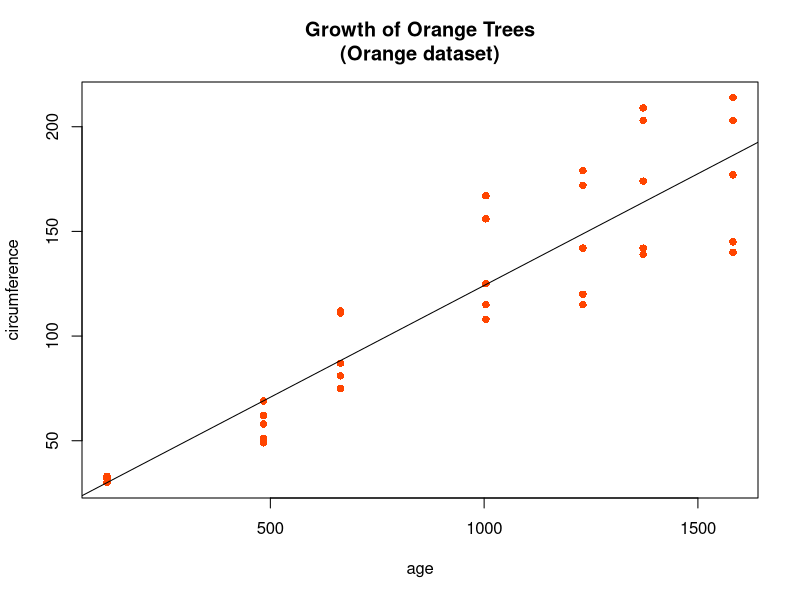
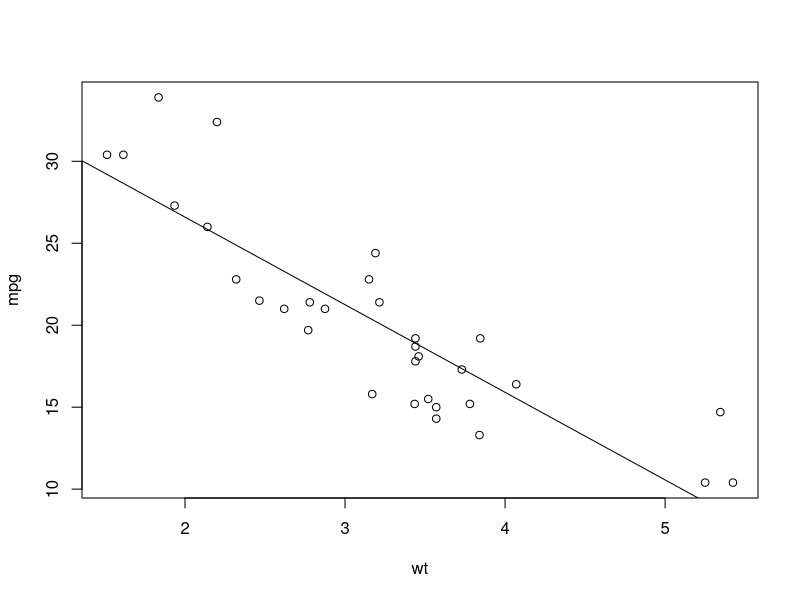
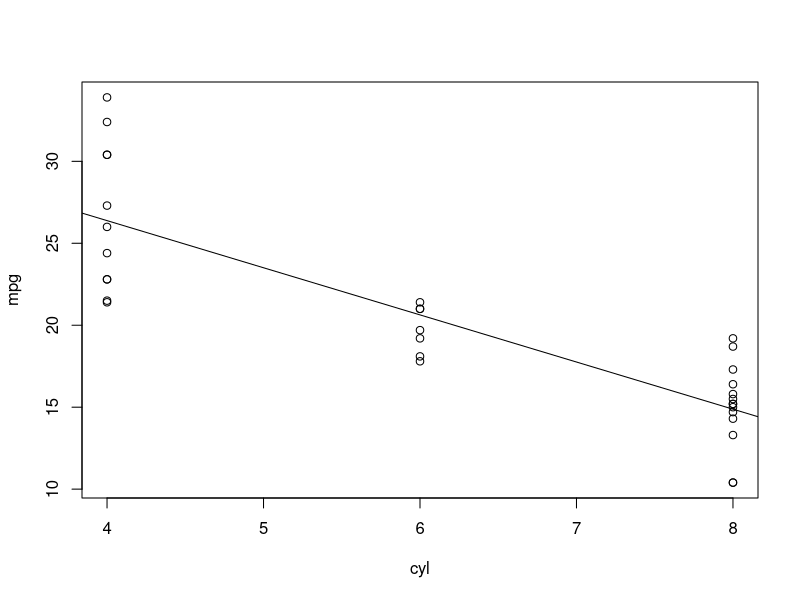
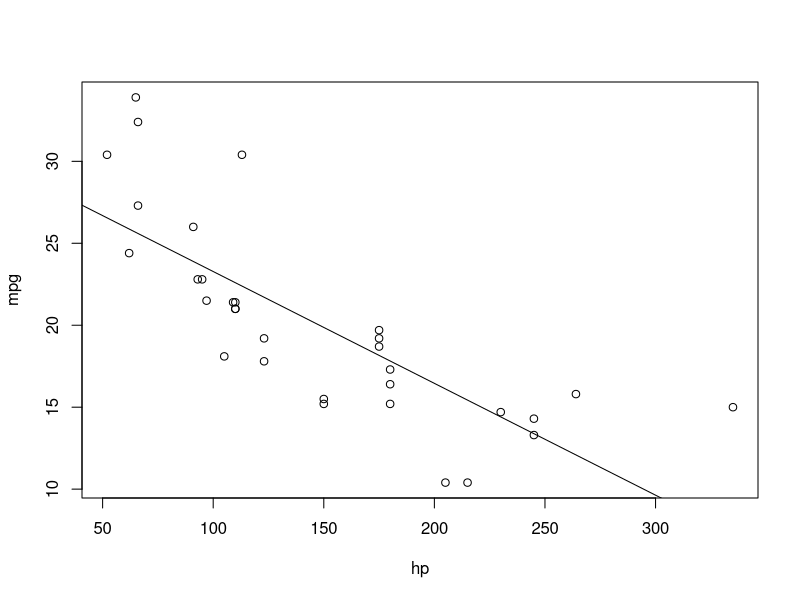
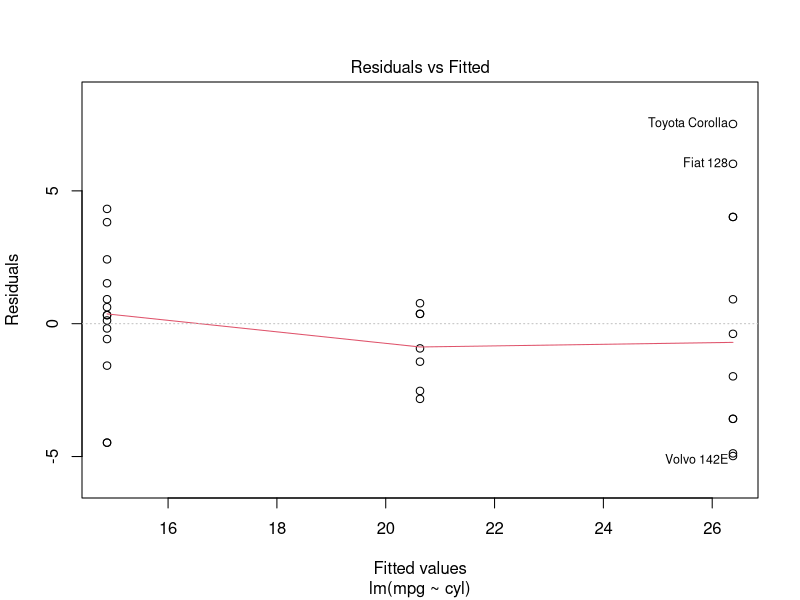
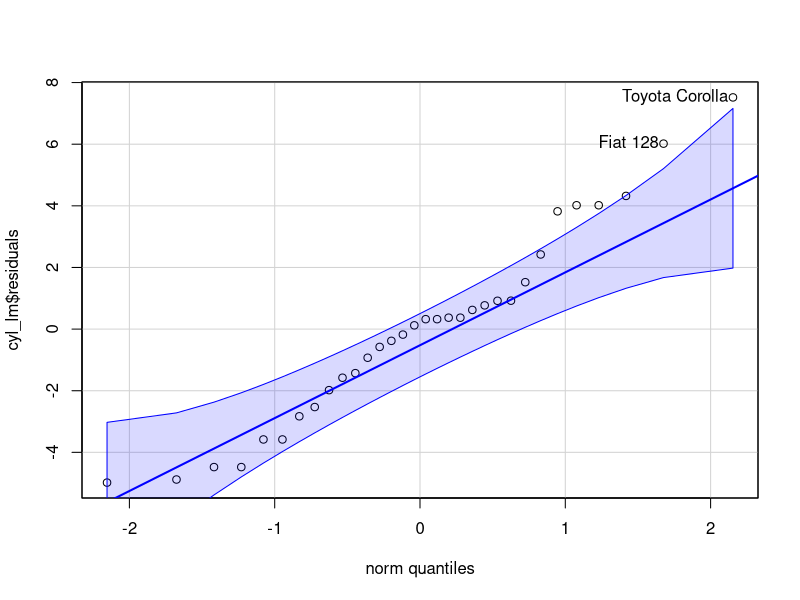
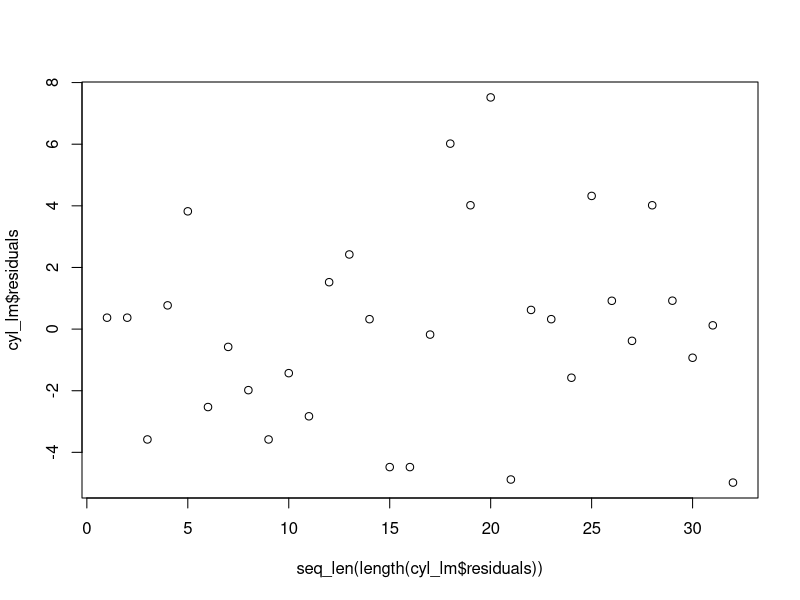
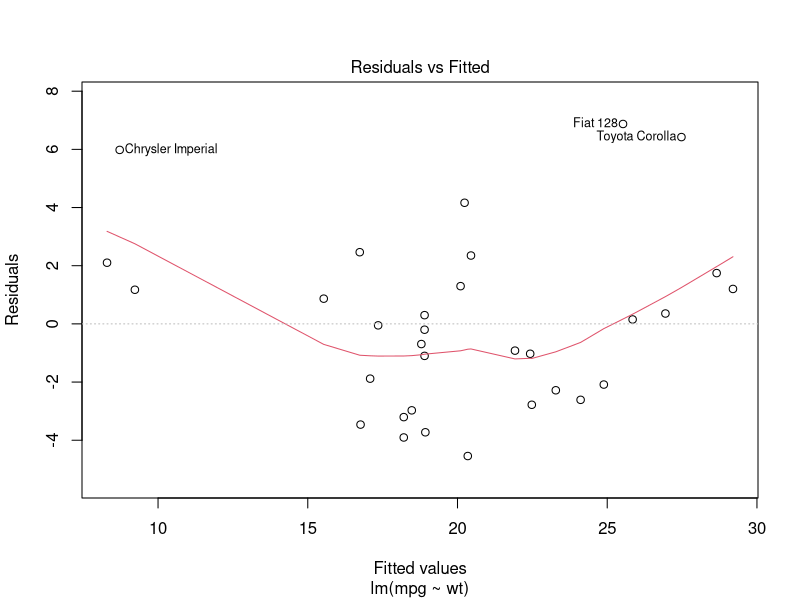

The R script that drew these images, in order:
## ---- chunk 1
library(car)

View(Orange)
?Orange
orange_lm <- lm(circumference ~ age, data = Orange)
summary(orange_lm)
## ---- chunk 2
plot(circumference ~ age, data = Orange, col = "orangered1", pch = 16, main = "Growth of Orange Trees\n(Orange dataset)")
abline(coef(orange_lm)[1], coef(orange_lm)[2])
## ---- chunk 3
# SSE Sum of Squared Errors
# Measures how much the residuals deviate from the line.
(SSE = sum(orange_lm$res^2))

# SSE/n-2 = MSE and sqrt(MSE) = residuals standard error

# SSR Sum of Squares Regression
# Measures how much the regression line deviates from the average y-value.
(SSR = sum((orange_lm$fit - mean(Orange$circumference))^2))

print(SSR, digits = 9)

# SSTO Total Sum of Squares
# Measures how much the y-values deviate from the average y-value.
(SSTO = sum((Orange$circumference - mean(Orange$circumference))^2))

# R^2
SSR / SSTO

# r
sqrt(SSR / SSTO)
## ---- chunk 4
predict.lm(orange_lm, data.frame(age = 365*3))[[1]]
## ---- chunk 5
View(mtcars)
?mtcars
## ---- chunk 6
wt_lm <- lm(mpg ~ wt, data = mtcars)
plot(mpg ~ wt, data = mtcars)
abline(coef(wt_lm)[1], coef(wt_lm)[2])

cyl_lm <- lm(mpg ~ cyl, data = mtcars)
plot(mpg ~ cyl, data = mtcars)
abline(coef(cyl_lm)[1], coef(cyl_lm)[2])

hp_lm <- lm(mpg ~ hp, data = mtcars)
plot(mpg ~ hp, data = mtcars)
abline(coef(hp_lm)[1], coef(hp_lm)[2])

(mtcars_wt_SSE <- sum(wt_lm$residuals^2))
(mtcars_wt_SSR <- sum((wt_lm$fit - mean(mtcars$mpg))^2))
(mtcars_SSTO <- sum((mtcars$mpg - mean(mtcars$mpg))^2))
(Rsquare_wt <- mtcars_wt_SSR / mtcars_SSTO)

(mtcars_cyl_SSE <- sum(cyl_lm$residuals^2))
(mtcars_cyl_SSR <- sum((cyl_lm$fit - mean(mtcars$mpg))^2))
(Rsquare_cyl <- mtcars_cyl_SSR / mtcars_SSTO)

(mtcars_hp_SSE <- sum(hp_lm$residuals^2))
(mtcars_hp_SSR <- sum((hp_lm$fit - mean(mtcars$mpg))^2))
(Rsquare_hp <- mtcars_hp_SSR / mtcars_SSTO)
## ---- chunk 7
plot(cyl_lm, which = 1)
qqPlot(cyl_lm$residuals)
plot(cyl_lm$residuals ~ seq_len(length(cyl_lm$residuals)))
summary(cyl_lm)

plot(wt_lm, which = 1)
qqPlot(wt_lm$residuals)
plot(wt_lm$residuals ~ seq_len(length(wt_lm$residuals)))
summary(wt_lm)

plot(hp_lm, which = 1)
qqPlot(hp_lm$residuals)
plot(hp_lm$residuals ~ seq_len(length(hp_lm$residuals)))
summary(hp_lm)
